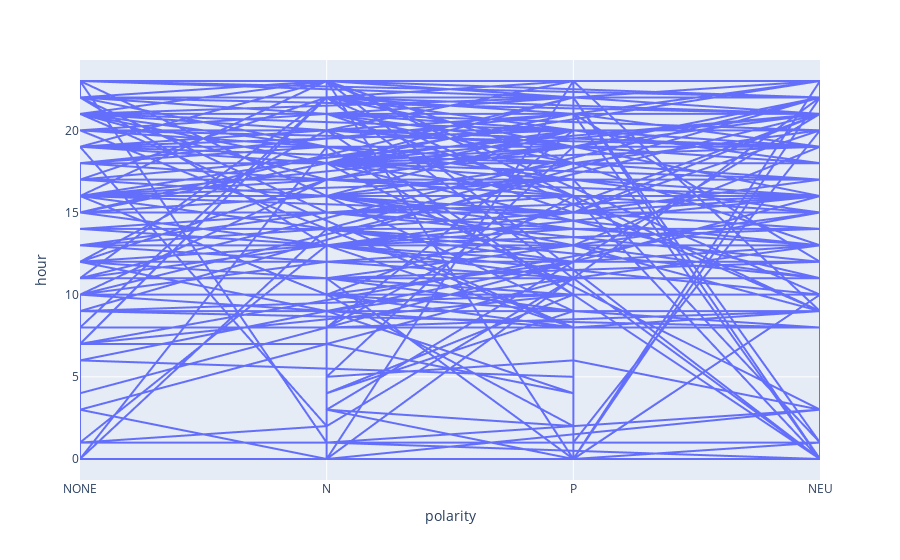

The code cell stored with this chart in its notebook:
### Markdown cell above
## 7.1 Serie de tiempo de tweets

### Code cell
data_raw['hour'] = pd.DatetimeIndex(data_raw['date']).hour
data_raw['minute'] = pd.DatetimeIndex(data_raw['date']).minute
fig = px.line(data_raw, x='polarity', y='hour') 
fig.show()

### Figure 1 — Plotly figure (JSON) as saved in the notebook; plotly's stock layout.template omitted (floating-point values rounded to 4 significant figures; data arrays with more than 128 entries replaced by an {"elided": "..."} marker saying what was removed)
{"data": [{"hovertemplate": "polarity=%{x}<br>hour=%{y}<extra></extra>", "legendgroup": "", "line": {"color": "#636efa", "dash": "solid"}, "marker": {"symbol": "circle"}, "mode": "lines", "name": "", "showlegend": false, "type": "scattergl", "x": {"elided": "1008 str values"}, "xaxis": "x", "y": {"elided": "1008 int values"}, "yaxis": "y"}], "layout": {"autosize": true, "legend": {"tracegroupgap": 0}, "margin": {"t": 60}, "xaxis": {"anchor": "y", "autorange": true, "domain": [0, 1], "range": [0, 3], "title": {"text": "polarity"}, "type": "category"}, "yaxis": {"anchor": "x", "autorange": true, "domain": [0, 1], "range": [-1.278, 24.28], "title": {"text": "hour"}, "type": "linear"}}}
